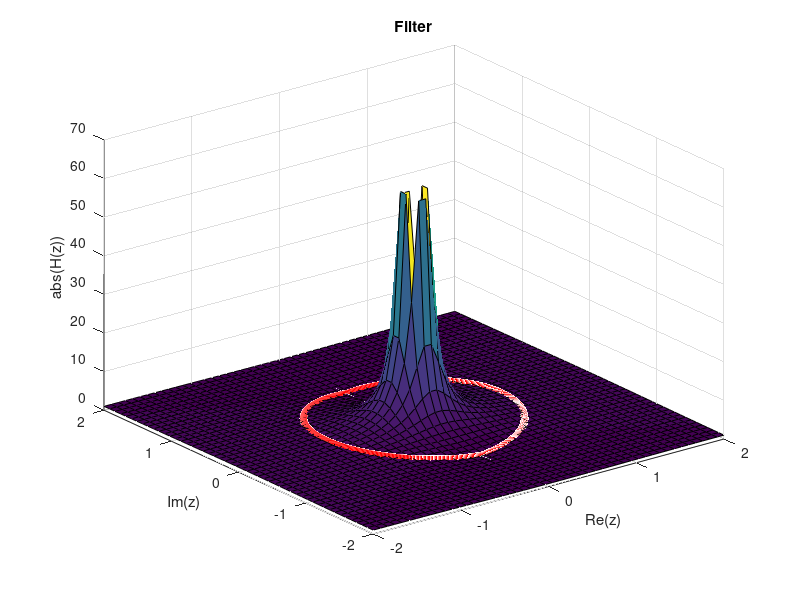
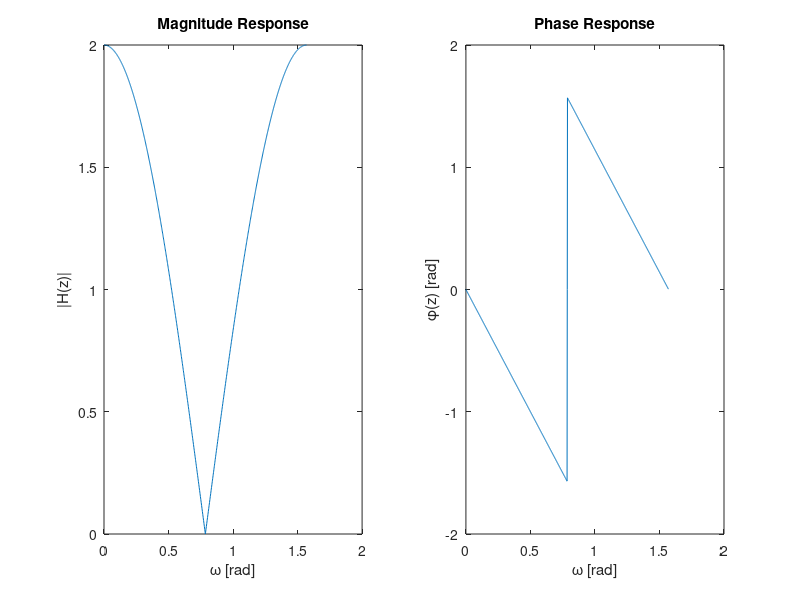
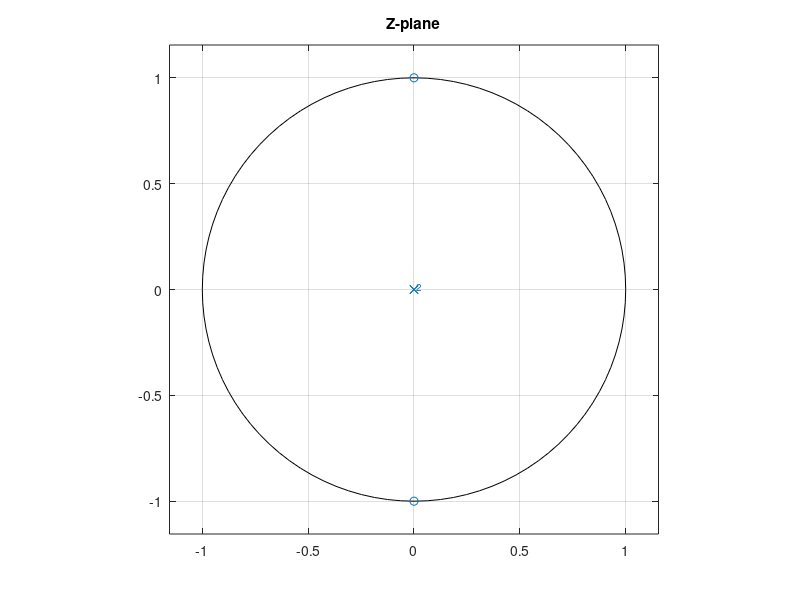

These figures' MATLAB source, in order:
clear all;
close all;
clc;
%%%%%%%%%%%%%%%%%%%%%%%%%%%%%%%%%%%%%%%%%%%%%%%%%%%%%%%%%%%%%%%%%%%%%%%%%%%%%%

b=[1 0 1];		%Coefficients bk of the transfer function
a=[1];                      %Coefficients ak of the transfer function

%%%%%%%%%%%%%%%%%%%%%%%%%%%%%%%%%%%%%%%%%%%%%%%%%%%%%%%%%%%%%%%%%%%%%%%%%%%%%%%

limits=[-2,2];
astr='('; astr2='(';
for lp=1:length(a)
   if(a(lp)>=0),sgn='+';else sgn='-';end
   astr=[astr sgn num2str(abs(a(lp))) '*(exp(j*t))^(' num2str(-(lp-1)) ')'];
   astr2=[astr2 sgn num2str(abs(a(lp))) '*(x+i*y)^(' num2str(-(lp-1)) ')'];
end   
astr=[astr ')']; astr2=[astr2 ')'];

bstr='('; bstr2='(';
for lp=1:length(b)
   if(b(lp)>=0),sgn='+';else sgn='-';end
   bstr=[bstr sgn num2str(abs(b(lp))) '*(exp(j*t))^(' num2str(-(lp-1)) ')'];
   bstr2=[bstr2 sgn num2str(abs(b(lp))) '*(x+i*y)^(' num2str(-(lp-1)) ')'];
end   
bstr=[bstr ')'];
bstr2=[bstr2 ')'];

Hz=['abs((' bstr ')/(' astr '))'];
Hz2=['abs((' bstr2 ')/(' astr2 '))'];

h=ezplot3('cos(t)','sin(t)',Hz);
set(h,'LineWidth',5);set(h,'Color','red');
hold on
ezsurf(Hz2,limits,50)
title('Filter');
xlabel('Re(z)');
ylabel('Im(z)');
zlabel('abs(H(z))');

figure;
[H,W]=freqz(b,a,1024);
subplot(1,2,1);
plot(W/2,abs(H));
title('Magnitude Response');
xlabel('ω [rad]');
ylabel('|H(z)|');
subplot(1,2,2);
plot(W/2,atan2(imag(H),real(H)));
title('Phase Response');
xlabel('ω [rad]');
ylabel('φ(z) [rad]');

figure
zplane(b,a)
title('Z-plane');